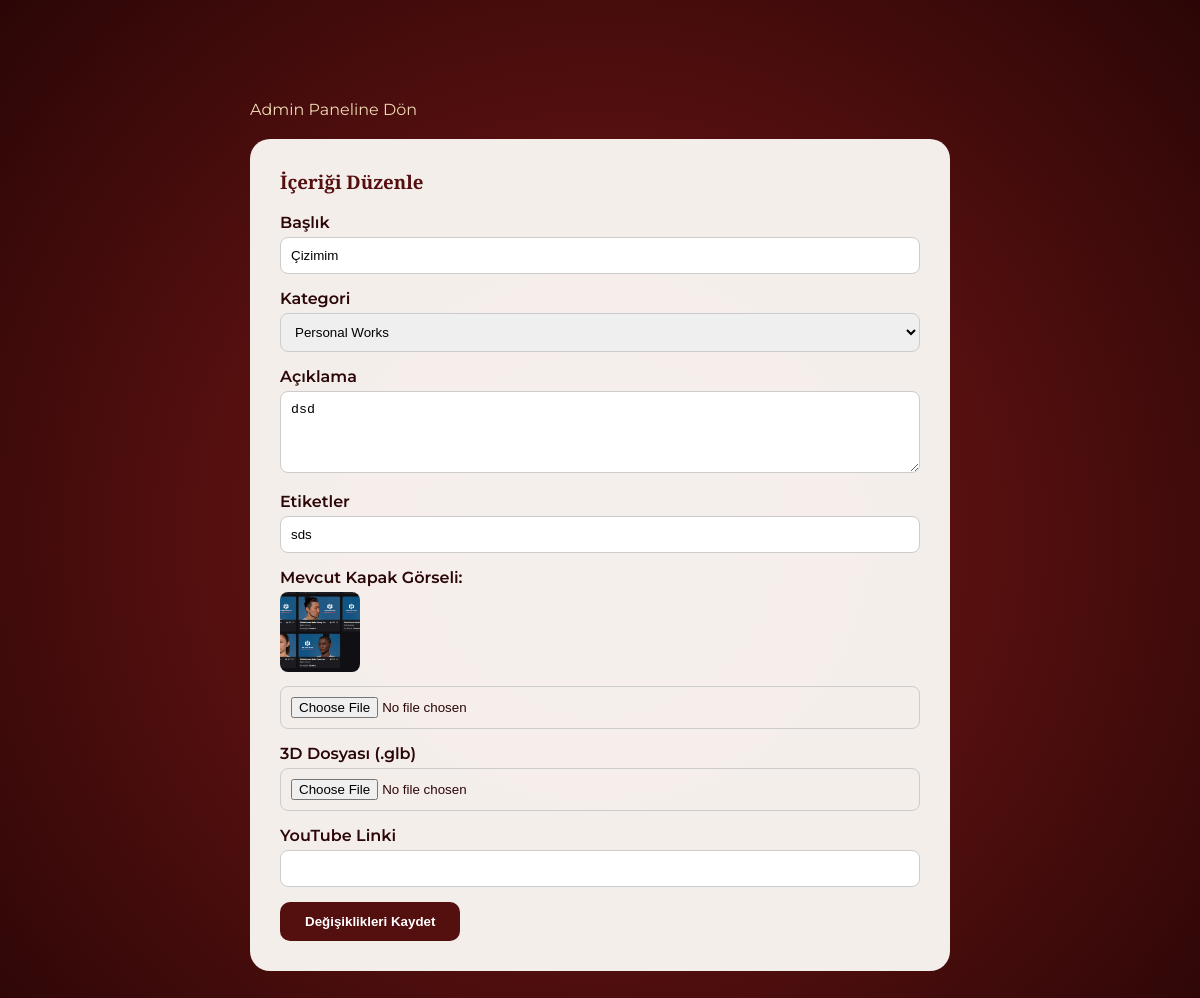
Screenshot of /admin/edit/2 (signed in) with the database file from the repository.
### app.py (models this page shows, shortened)
class Project(db.Model):
    id = db.Column(db.Integer, primary_key=True)
    title = db.Column(db.String(100), nullable=False)
    description = db.Column(db.Text, nullable=False)
    category = db.Column(db.String(50), nullable=False)
    tags = db.Column(db.String(100), nullable=True)
    image = db.Column(db.String(200), nullable=False)
    model_file = db.Column(db.String(200), nullable=True)
    youtube_url = db.Column(db.String(200), nullable=True)
    created_at = db.Column(db.DateTime, default=datetime.utcnow) # YENİ: Eklenme Tarihi

### app.py (the view, shortened to what this page needs)
@app.route('/admin/edit/<int:project_id>', methods=['GET', 'POST'])
def edit_project(project_id):
    if not session.get('admin_logged_in'):
        return redirect(url_for('login'))
    project = Project.query.get_or_404(project_id)
    return render_template('edit_project.html', project=project)

### templates/edit_project.html (shortened to what this page needs)
<!DOCTYPE html>
<html lang="tr">
<head>
    <link rel="stylesheet" href="{{ url_for('static', filename='style.css') }}">
</head>
<body>
    <div class="admin-container">
        <a href="/admin" class="back-link"> Admin Paneline Dön</a>
        <div class="admin-card">
            <h3 style="font-family: 'Cinzel Decorative', serif; color: #540f0f; margin-top:0;">İçeriği Düzenle</h3>
            <form method="POST" enctype="multipart/form-data">
                <div class="form-group"><label>Başlık</label><input type="text" name="title" value="{{ project.title }}" required></div>
                <div class="form-group"><label>Kategori</label>
                    <select name="category" required>
                        <option value="PersonalWorks" {% if project.category == 'PersonalWorks' %}selected{% endif %}>Personal Works</option>
                    </select>
                </div>
                <div class="form-group"><label>Açıklama</label><textarea name="description" rows="4" required>{{ project.description }}</textarea></div>
                <div class="form-group"><label>Etiketler</label><input type="text" name="tags" value="{{ project.tags }}"></div>
                <div class="form-group">
                    <label>Mevcut Kapak Görseli:</label>
                    <img src="{{ url_for('static', filename='uploads/' + project.image) }}" style="width: 80px; height: 80px; object-fit: cover; border-radius: 8px; margin-bottom: 10px;">
                    <input type="file" name="image" accept="image/*">
                </div>
                <div class="form-group"><label>3D Dosyası (.glb)</label><input type="file" name="model_file" accept=".glb"></div>
                <div class="form-group"><label>YouTube Linki</label><input type="text" name="youtube_url" value="{{ project.youtube_url or '' }}"></div>
                <button type="submit" class="submit-btn">Değişiklikleri Kaydet</button>
            </form>
        </div>
    </div>
</body>
</html>

### static/style.css (style rules this page uses)
body { font-family: 'Montserrat', sans-serif; background: radial-gradient(circle at center, #6b1515 0%, #540f0f 50%, #2b0606 100%); background-attachment: fixed; color: #fdfbf7; margin: 0; padding: 0; overflow-x: hidden; }
body { overflow-y: auto !important; }

### templates/edit_project.html (style rules this page uses)
.admin-container { max-width: 700px; margin: 80px auto; color: #fdfbf7; padding: 20px; }
.admin-card { background: rgba(253, 251, 247, 0.95); color: #2b0606; padding: 30px; border-radius: 20px; }
.form-group { margin-bottom: 15px; }
.form-group label { display: block; font-weight: 600; margin-bottom: 5px; }
.form-group input, .form-group select, .form-group textarea { width: 100%; padding: 10px; border-radius: 8px; border: 1px solid #ccc; box-sizing: border-box; }
.submit-btn { background: #540f0f; color: #fff; padding: 12px 25px; border: none; border-radius: 10px; cursor: pointer; font-weight: 600; }
.back-link { color: #eed9b3; text-decoration: none; display: inline-block; margin-bottom: 20px; }

### rows the page displays
Project: title "Çizimim", category "Personal Works", description "dsd", tags "sds", image (picture)
